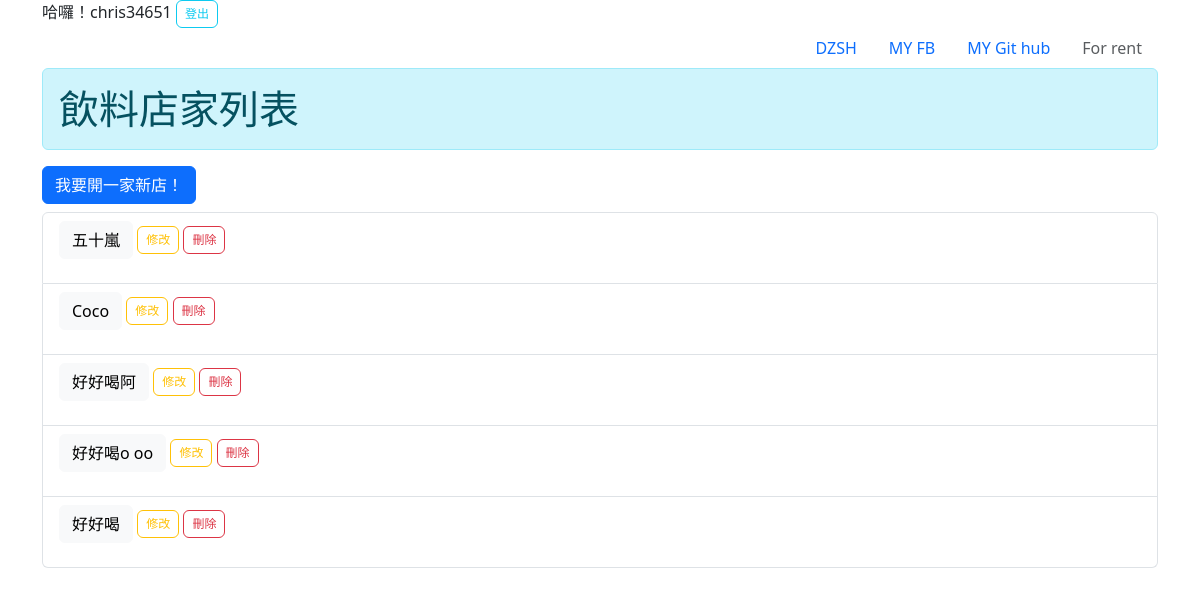
Before: /main/ (signed in) with the older database file.
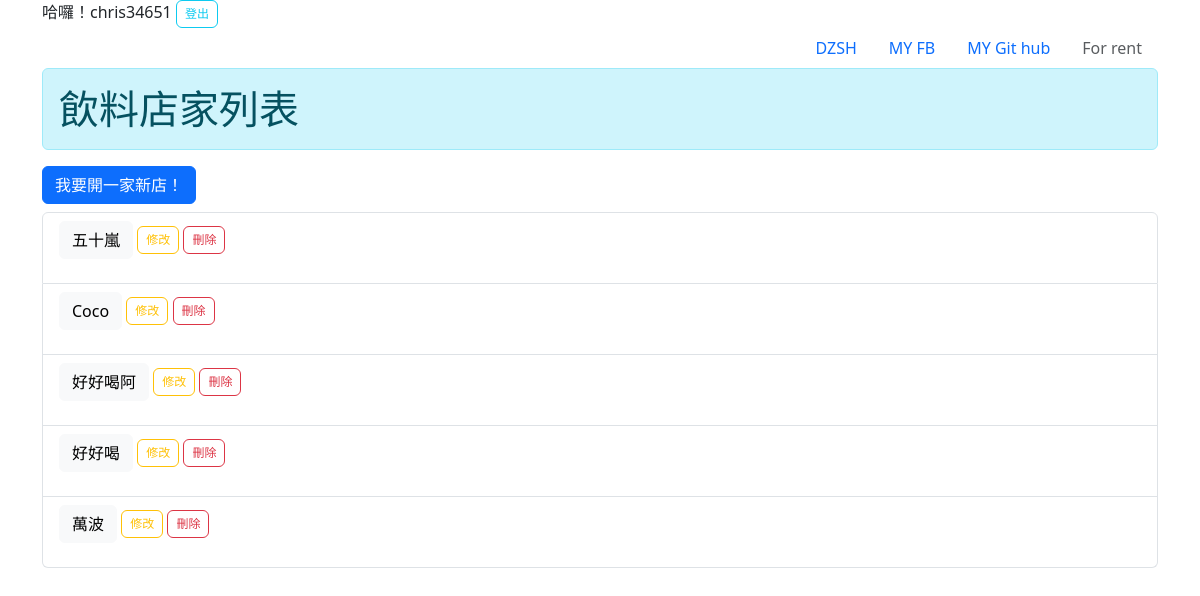
After: the same page with the newer database file.
### pick/models.py (models this page shows)
class Shop(models.Model):
    shopname = models.CharField(max_length=50, verbose_name='店名')
    def __str__(self):
        return self.shopname

### pick/views.py (the view)
# urls.py: path('main/', views.Main.as_view()),
class Main(ListView):
    model = Shop

### pick/templates/pick/shop_list.html
{% extends "base.html" %}
{% block content %}
<h1 class="alert alert-info" role="alert">飲料店家列表</h1>
<h4><a href="create/" class="btn btn-primary"Primary>我要開一家新店！</a></h4>
<ul class="list-group">
    {% for shop in shop_list %}
    <li class="list-group-item">
        <p>
        <a href="{{shop.id}}/" class="btn btn-light"Light>{{ shop }}</a>
        <a href="{{shop.id}}/update/" class="btn btn-outline-warning"
            style="--bs-btn-padding-y: .25rem; --bs-btn-padding-x: .5rem; --bs-btn-font-size: .75rem;">修改
        </a>
        <a href="{{shop.id}}/delete/" class="btn btn-outline-danger"
            style="--bs-btn-padding-y: .25rem; --bs-btn-padding-x: .5rem; --bs-btn-font-size: .75rem;">刪除
        </a>
    </p>
    </li>
    {% endfor %}
</ul>
{% endblock content %}

Changed rows visible on the page:
removed Shop: shopname "好好喝o oo"
added Shop: shopname "萬波"
